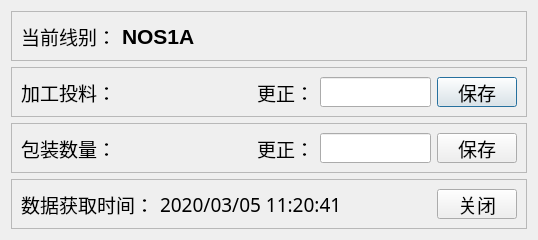
<?xml version="1.0" encoding="UTF-8"?>
<ui version="4.0">
 <class>Dialog</class>
 <widget class="QDialog" name="Dialog">
  <property name="geometry">
   <rect>
    <x>0</x>
    <y>0</y>
    <width>538</width>
    <height>236</height>
   </rect>
  </property>
  <property name="font">
   <font>
    <family>Microsoft YaHei UI Light</family>
    <pointsize>14</pointsize>
   </font>
  </property>
  <property name="windowTitle">
   <string>投料 / 包装数量更正</string>
  </property>
  <layout class="QVBoxLayout" name="verticalLayout">
   <item>
    <widget class="QFrame" name="frame">
     <property name="minimumSize">
      <size>
       <width>0</width>
       <height>50</height>
      </size>
     </property>
     <property name="maximumSize">
      <size>
       <width>16777215</width>
       <height>100</height>
      </size>
     </property>
     <property name="frameShape">
      <enum>QFrame::StyledPanel</enum>
     </property>
     <property name="frameShadow">
      <enum>QFrame::Raised</enum>
     </property>
     <layout class="QHBoxLayout" name="horizontalLayout">
      <item>
       <widget class="QLabel" name="label">
        <property name="text">
         <string>当前线别：</string>
        </property>
       </widget>
      </item>
      <item>
       <widget class="QLabel" name="label_2">
        <property name="font">
         <font>
          <family>Microsoft YaHei UI</family>
          <pointsize>16</pointsize>
          <weight>75</weight>
          <bold>true</bold>
         </font>
        </property>
        <property name="text">
         <string>NOS1A</string>
        </property>
       </widget>
      </item>
      <item>
       <spacer name="horizontalSpacer">
        <property name="orientation">
         <enum>Qt::Horizontal</enum>
        </property>
        <property name="sizeHint" stdset="0">
         <size>
          <width>313</width>
          <height>20</height>
         </size>
        </property>
       </spacer>
      </item>
      <item>
       <widget class="QLabel" name="label_11">
        <property name="text">
         <string/>
        </property>
       </widget>
      </item>
     </layout>
    </widget>
   </item>
   <item>
    <widget class="QFrame" name="frame_2">
     <property name="minimumSize">
      <size>
       <width>0</width>
       <height>50</height>
      </size>
     </property>
     <property name="maximumSize">
      <size>
       <width>16777215</width>
       <height>100</height>
      </size>
     </property>
     <property name="frameShape">
      <enum>QFrame::StyledPanel</enum>
     </property>
     <property name="frameShadow">
      <enum>QFrame::Raised</enum>
     </property>
     <layout class="QHBoxLayout" name="horizontalLayout_2">
      <item>
       <widget class="QLabel" name="label_3">
        <property name="text">
         <string>加工投料：</string>
        </property>
       </widget>
      </item>
      <item>
       <widget class="QLabel" name="label_4">
        <property name="minimumSize">
         <size>
          <width>100</width>
          <height>0</height>
         </size>
        </property>
        <property name="maximumSize">
         <size>
          <width>100</width>
          <height>16777215</height>
         </size>
        </property>
        <property name="text">
         <string/>
        </property>
       </widget>
      </item>
      <item>
       <spacer name="horizontalSpacer_2">
        <property name="orientation">
         <enum>Qt::Horizontal</enum>
        </property>
        <property name="sizeHint" stdset="0">
         <size>
          <width>68</width>
          <height>20</height>
         </size>
        </property>
       </spacer>
      </item>
      <item>
       <widget class="QLabel" name="label_5">
        <property name="text">
         <string>更正：</string>
        </property>
       </widget>
      </item>
      <item>
       <widget class="QLineEdit" name="lineEdit">
        <property name="maximumSize">
         <size>
          <width>150</width>
          <height>16777215</height>
         </size>
        </property>
       </widget>
      </item>
      <item>
       <widget class="QPushButton" name="pushButton">
        <property name="text">
         <string>保存</string>
        </property>
       </widget>
      </item>
     </layout>
    </widget>
   </item>
   <item>
    <widget class="QFrame" name="frame_3">
     <property name="minimumSize">
      <size>
       <width>0</width>
       <height>50</height>
      </size>
     </property>
     <property name="maximumSize">
      <size>
       <width>16777215</width>
       <height>100</height>
      </size>
     </property>
     <property name="frameShape">
      <enum>QFrame::StyledPanel</enum>
     </property>
     <property name="frameShadow">
      <enum>QFrame::Raised</enum>
     </property>
     <layout class="QHBoxLayout" name="horizontalLayout_3">
      <item>
       <widget class="QLabel" name="label_8">
        <property name="text">
         <string>包装数量：</string>
        </property>
       </widget>
      </item>
      <item>
       <widget class="QLabel" name="label_7">
        <property name="minimumSize">
         <size>
          <width>100</width>
          <height>0</height>
         </size>
        </property>
        <property name="maximumSize">
         <size>
          <width>100</width>
          <height>16777215</height>
         </size>
        </property>
        <property name="text">
         <string/>
        </property>
       </widget>
      </item>
      <item>
       <spacer name="horizontalSpacer_3">
        <property name="orientation">
         <enum>Qt::Horizontal</enum>
        </property>
        <property name="sizeHint" stdset="0">
         <size>
          <width>68</width>
          <height>20</height>
         </size>
        </property>
       </spacer>
      </item>
      <item>
       <widget class="QLabel" name="label_6">
        <property name="text">
         <string>更正：</string>
        </property>
       </widget>
      </item>
      <item>
       <widget class="QLineEdit" name="lineEdit_2">
        <property name="maximumSize">
         <size>
          <width>150</width>
          <height>16777215</height>
         </size>
        </property>
       </widget>
      </item>
      <item>
       <widget class="QPushButton" name="pushButton_2">
        <property name="text">
         <string>保存</string>
        </property>
       </widget>
      </item>
     </layout>
    </widget>
   </item>
   <item>
    <widget class="QFrame" name="frame_4">
     <property name="minimumSize">
      <size>
       <width>0</width>
       <height>50</height>
      </size>
     </property>
     <property name="maximumSize">
      <size>
       <width>16777215</width>
       <height>100</height>
      </size>
     </property>
     <property name="frameShape">
      <enum>QFrame::StyledPanel</enum>
     </property>
     <property name="frameShadow">
      <enum>QFrame::Raised</enum>
     </property>
     <layout class="QHBoxLayout" name="horizontalLayout_4">
      <item>
       <widget class="QLabel" name="label_9">
        <property name="text">
         <string>数据获取时间：</string>
        </property>
       </widget>
      </item>
      <item>
       <widget class="QLabel" name="label_10">
        <property name="text">
         <string>2020/03/05 11:20:41</string>
        </property>
       </widget>
      </item>
      <item>
       <spacer name="horizontalSpacer_4">
        <property name="orientation">
         <enum>Qt::Horizontal</enum>
        </property>
        <property name="sizeHint" stdset="0">
         <size>
          <width>97</width>
          <height>20</height>
         </size>
        </property>
       </spacer>
      </item>
      <item>
       <widget class="QPushButton" name="pushButton_3">
        <property name="text">
         <string>关闭</string>
        </property>
       </widget>
      </item>
     </layout>
    </widget>
   </item>
  </layout>
 </widget>
 <resources/>
 <connections>
  <connection>
   <sender>pushButton_3</sender>
   <signal>clicked()</signal>
   <receiver>Dialog</receiver>
   <slot>reject()</slot>
   <hints>
    <hint type="sourcelabel">
     <x>485</x>
     <y>199</y>
    </hint>
    <hint type="destinationlabel">
     <x>452</x>
     <y>-14</y>
    </hint>
   </hints>
  </connection>
 </connections>
</ui>
